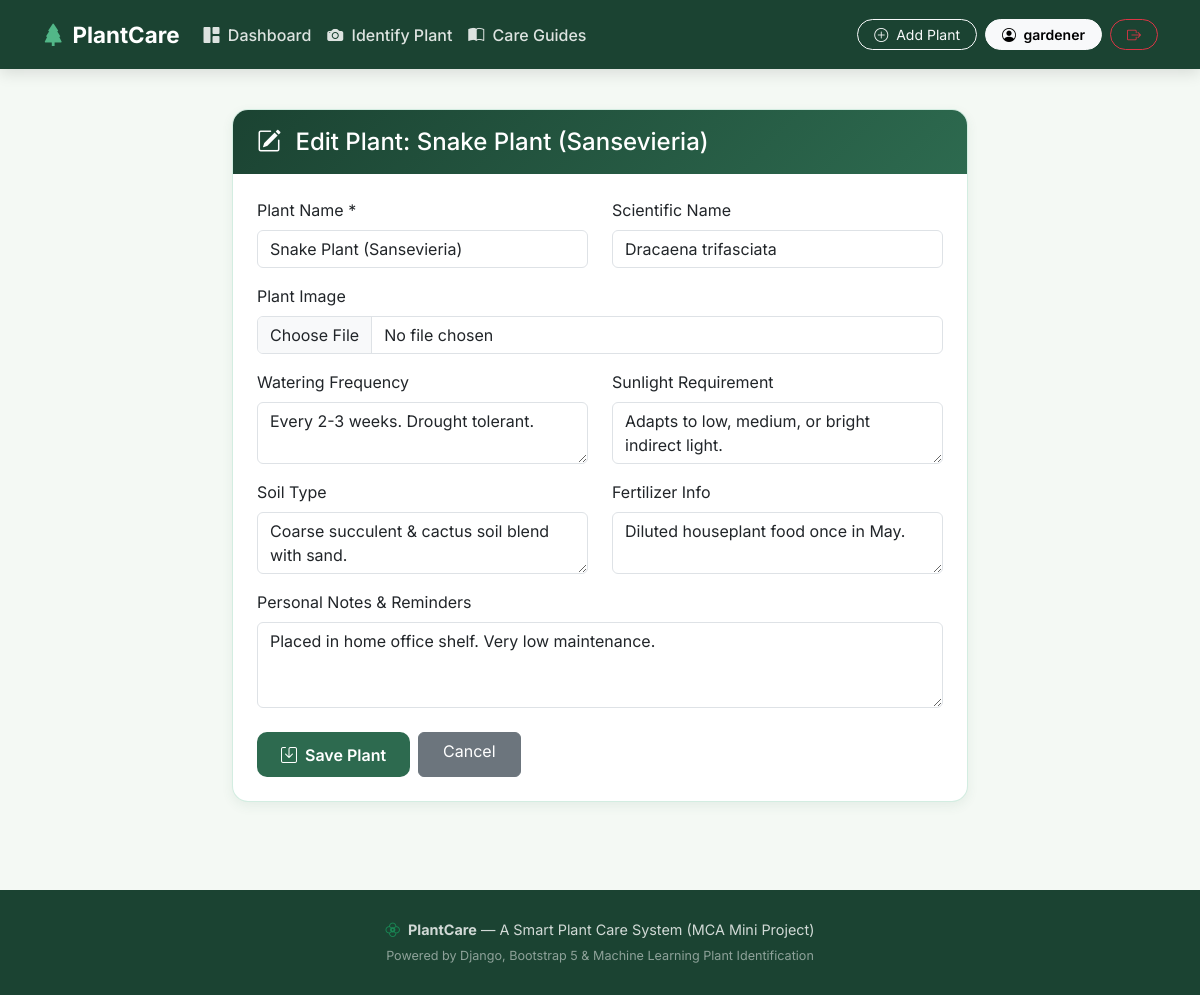
/plant/2/edit/ (signed in), run on the app's committed database.
### dashboard/models.py (models this page shows, shortened)
class SavedPlant(models.Model):
    user = models.ForeignKey(User, on_delete=models.CASCADE, related_name='saved_plants')
    plant_name = models.CharField(max_length=200)
    scientific_name = models.CharField(max_length=200, blank=True)
    plant_image = models.ImageField(upload_to='saved_plants/', blank=True, null=True)
    watering_frequency = models.TextField(blank=True, help_text="e.g. Every 7 days or when top soil dries")
    sunlight_requirement = models.TextField(blank=True, help_text="e.g. Bright indirect sunlight")
    soil_type = models.TextField(blank=True, help_text="e.g. Well-draining potting mix with perlite")
    fertilizer_info = models.TextField(blank=True, help_text="e.g. Liquid fertilizer every 4 weeks in summer")
    confidence_score = models.FloatField(null=True, blank=True, help_text="Score if saved from identification")
    notes = models.TextField(blank=True, help_text="Personal care notes or reminders")
    created_at = models.DateTimeField(auto_now_add=True)
    updated_at = models.DateTimeField(auto_now=True)
    class Meta:
        ordering = ['-created_at']

### dashboard/views.py (the view)
# urls.py: path('plant/<int:plant_id>/edit/', views.edit_plant_view, name='edit_plant'),
@login_required
def edit_plant_view(request, plant_id):
    plant = get_object_or_404(SavedPlant, id=plant_id, user=request.user)
    if request.method == 'POST':
        form = SavedPlantForm(request.POST, request.FILES, instance=plant)
        if form.is_valid():
            form.save()
            messages.success(request, f"Updated care details for '{plant.plant_name}'.")
            return redirect('plant_detail', plant_id=plant.id)
        else:
            messages.error(request, "Error saving updates. Please review inputs.")
    else:
        form = SavedPlantForm(instance=plant)
    context = {
        'form': form,
        'plant': plant,
        'title': f'Edit {plant.plant_name} - PlantCare'
    }
    return render(request, 'dashboard/edit_plant.html', context)

### templates/dashboard/edit_plant.html (shortened to what this page needs)
{% extends 'base.html' %}
{% block content %}
<div class="row justify-content-center py-3">
  <div class="col-lg-8">
    <div class="card card-plantcare">
      <div class="card-header card-header-green">
        <h4 class="mb-0">
          {% if plant %}
            <i class="bi bi-pencil-square me-2"></i> Edit Plant: {{ plant.plant_name }}
          {% else %}
            <i class="bi bi-plus-circle-fill me-2"></i> Add New Plant to Garden
          {% endif %}
        </h4>
      </div>
      <div class="card-body p-4">
        <form method="POST" enctype="multipart/form-data">
          <div class="row">
            <div class="col-md-6 mb-3">
              <label class="form-label font-weight-bold">Plant Name *</label>
              {{ form.plant_name }}
            </div>
            <div class="col-md-6 mb-3">
              <label class="form-label font-weight-bold">Scientific Name</label>
              {{ form.scientific_name }}
            </div>
          </div>
          <div class="mb-3">
            <label class="form-label font-weight-bold">Plant Image</label>
            {{ form.plant_image }}
          </div>
          <div class="row">
            <div class="col-md-6 mb-3">
              <label class="form-label font-weight-bold">Watering Frequency</label>
              {{ form.watering_frequency }}
            </div>
            <div class="col-md-6 mb-3">
              <label class="form-label font-weight-bold">Sunlight Requirement</label>
              {{ form.sunlight_requirement }}
            </div>
          </div>
          <div class="row">
            <div class="col-md-6 mb-3">
              <label class="form-label font-weight-bold">Soil Type</label>
              {{ form.soil_type }}
            </div>
            <div class="col-md-6 mb-3">
              <label class="form-label font-weight-bold">Fertilizer Info</label>
              {{ form.fertilizer_info }}
            </div>
          </div>
          <div class="mb-4">
            <label class="form-label font-weight-bold">Personal Notes & Reminders</label>
            {{ form.notes }}
          </div>
          <div class="d-flex gap-2">
            <button type="submit" class="btn btn-green px-4">
              <i class="bi bi-save me-1"></i> Save Plant
            </button>
            <a href="{% if plant %}{% url 'plant_detail' plant.id %}{% else %}{% url 'dashboard' %}{% endif %}" class="btn btn-secondary px-4">
              Cancel
            </a>
          </div>
        </form>
      </div>
    </div>
  </div>
</div>
{% endblock %}

### templates/navbar.html (shortened to what this page needs)
<nav class="navbar navbar-expand-lg navbar-dark navbar-plantcare sticky-top">
  <div class="container">
    <a class="navbar-brand" href="{% url 'home' %}">
      <i class="bi bi-tree-fill"></i> PlantCare
    </a>
    <div class="collapse navbar-collapse" id="plantcareNavbar">
      <ul class="navbar-nav me-auto mb-2 mb-lg-0">
        <li class="nav-item">
          <a class="nav-link {% if request.resolver_match.url_name == 'dashboard' %}active{% endif %}" href="{% url 'dashboard' %}">
            <i class="bi bi-grid-1x2-fill me-1"></i> Dashboard
          </a>
        </li>
        <li class="nav-item">
          <a class="nav-link {% if request.resolver_match.url_name == 'identify_plant' %}active{% endif %}" href="{% url 'identify_plant' %}">
            <i class="bi bi-camera-fill me-1"></i> Identify Plant
          </a>
        </li>
        <li class="nav-item">
          <a class="nav-link {% if request.resolver_match.url_name == 'care_info' %}active{% endif %}" href="{% url 'care_info' %}">
            <i class="bi bi-book-half me-1"></i> Care Guides
          </a>
        </li>
      </ul>
      <div class="d-flex align-items-center gap-2">
        {% if user.is_authenticated %}
          <a href="{% url 'add_plant' %}" class="btn btn-sm btn-outline-light rounded-pill px-3">
            <i class="bi bi-plus-circle me-1"></i> Add Plant
          </a>
          <a href="{% url 'profile' %}" class="btn btn-sm btn-light rounded-pill px-3 fw-semibold">
            <i class="bi bi-person-circle me-1"></i> {{ user.username }}
          </a>
          <a href="{% url 'logout' %}" class="btn btn-sm btn-outline-danger rounded-pill px-3">
            <i class="bi bi-box-arrow-right"></i>
          </a>
        {% else %}
          <a href="{% url 'login' %}" class="btn btn-sm btn-outline-light rounded-pill px-3">Log In</a>
          <a href="{% url 'register' %}" class="btn btn-sm btn-light rounded-pill px-3 text-success fw-bold">Sign Up</a>
        {% endif %}
      </div>
    </div>
  </div>
</nav>

### static/css/style.css (style rules this page uses)
:root { --primary-dark: #1b4332; --primary-green: #2d6a4f; --accent-green: #40916c; --light-green: #52b788; --soft-mint: #d8f3dc; --bg-sage: #f4f9f4; --text-main: #2b2d42; --text-muted: #6c757d; --card-border: rgba(82, 183, 136, 0.25); --shadow-sm: 0 4px 12px rgba(45, 106, 79, 0.08); --shadow-hover: 0 10px 25px rgba(45, 106, 79, 0.16); }
body { font-family: 'Inter', system-ui, -apple-system, sans-serif; background-color: var(--bg-sage); color: var(--text-main); min-height: 100vh; display: flex; flex-direction: column; }
.navbar-plantcare { background-color: var(--primary-dark); box-shadow: 0 4px 15px rgba(0, 0, 0, 0.12); padding: 0.8rem 1rem; }
.navbar-plantcare .navbar-brand { font-weight: 700; font-size: 1.4rem; color: #ffffff; display: flex; align-items: center; gap: 0.5rem; }
.navbar-plantcare .navbar-brand i { color: var(--light-green); }
.navbar-plantcare .nav-link { color: rgba(255, 255, 255, 0.85); font-weight: 500; padding: 0.5rem 1rem; border-radius: 8px; transition: all 0.2s ease-in-out; }
.card-plantcare { background: #ffffff; border: 1px solid var(--card-border); border-radius: 16px; box-shadow: var(--shadow-sm); transition: transform 0.25s ease, box-shadow 0.25s ease; overflow: hidden; }
.card-header-green { background: linear-gradient(135deg, var(--primary-dark), var(--primary-green)); color: #ffffff; font-weight: 600; border-bottom: none; padding: 1.1rem 1.5rem; }
.btn-green { background-color: var(--primary-green); color: #ffffff; font-weight: 600; border: none; padding: 0.65rem 1.4rem; border-radius: 10px; transition: all 0.2s ease; }

### data on the page
SavedPlant: plant_name "Snake Plant (Sansevieria)", scientific_name "Dracaena trifasciata", watering_frequency "Every 2-3 weeks. Drought tolerant.", sunlight_requirement "Adapts to low, medium, or bright indirect light.", soil_type "Coarse succulent & cactus soil blend with sand.", fertilizer_info "Diluted houseplant food once in May.", notes "Placed in home office shelf. Very low maintenance."

### other printed values
{{ user.username }} "gardener"
